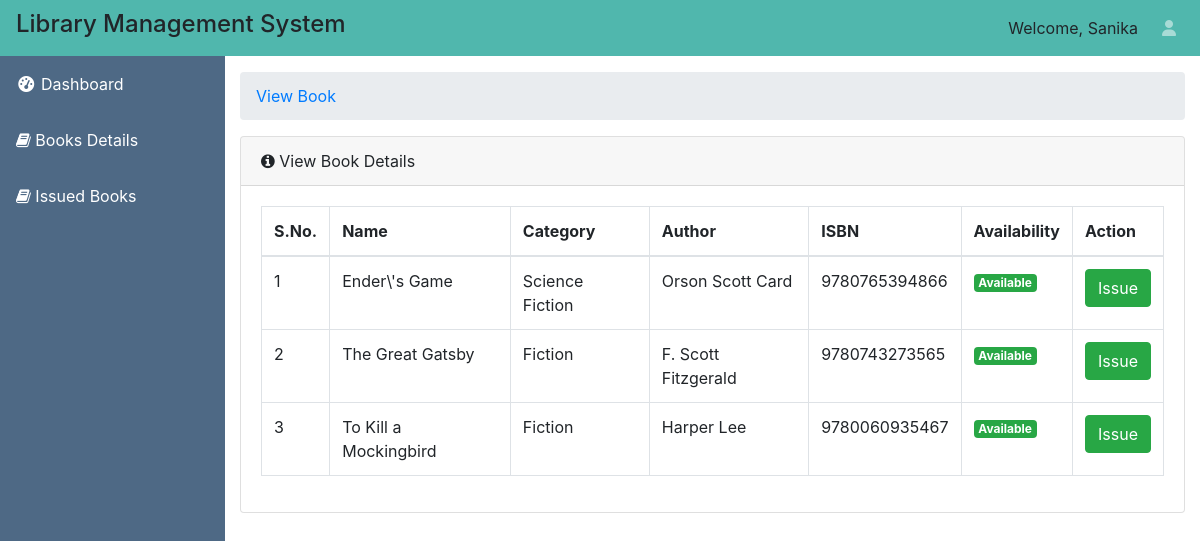
Page /library_management/book.php (signed in) on the committed database.
### tables this page shows
CREATE TABLE `book` (
  `id` int(11) NOT NULL,
  `book_name` varchar(250) NOT NULL,
  `isbnno` varchar(250) NOT NULL,
  `author` varchar(250) NOT NULL,
  `publisher` varchar(250) NOT NULL,
  `price` varchar(250) NOT NULL,
  `quantity` varchar(250) NOT NULL,
  `place` varchar(250) NOT NULL,
  `category` varchar(250) NOT NULL,
  `availability` tinyint(4) NOT NULL COMMENT '1=available, 0=not available',
  `created_at` timestamp NOT NULL DEFAULT current_timestamp() ON UPDATE current_timestamp()
);

### library_management/book.php (the view, shortened to what this page needs)
<?php
include ('connection.php');
$ids = $_SESSION['id'];
?>
<?php include('include/header.php'); ?>
  <div id="wrapper">
    <?php include('include/side-bar.php'); ?>
    <div id="content-wrapper">
      <div class="container-fluid">
        <ol class="breadcrumb">
          <li class="breadcrumb-item">
            <a href="#">View Book</a>
          </li>
        </ol>
  <div class="card mb-3">
          <div class="card-header">
            <i class="fa fa-info-circle"></i>
            View Book Details</div>
            <div class="card-body">
            <div class="table-responsive">
              <table class="table table-bordered" id="dataTable" width="100%" cellspacing="0">
                <thead>
                                            <tr>
                                                <th>S.No.</th>
                                                <th>Name</th>
                                                <th>Category</th>
                                                <th>Author</th>
                                                <th>ISBN</th>
                                                <th>Availability</th>
                                                <th>Action</th>
                                            </tr>
                                        </thead>
                                        <tbody>
										<?php
										$select_query = mysqli_query($conn, "select * from book where availability=1");
										$sn = 1;
										while($row = mysqli_fetch_array($select_query))
										{
										    ?>
                                            <tr>
                                                <td><?php echo $sn; ?></td>
                                                <td><?php echo $row['book_name']; ?></td>
                                                <td><?php echo $row['category']; ?></td>
                                                <td><?php echo $row['author']; ?></td>
                                                <td><?php echo $row['isbnno']; ?></td>
                                                <?php if($row['availability']==1){
                                                  ?><td><span class="badge badge-success">Available</span></td>
                                        <?php } else { ?><td><span class="badge badge-danger">Not Available</span></td>
                                           <?php }
                                          $id = $row['id'];
                                          $fetch_issue_details = mysqli_query($conn, "select status from issue where user_id='$ids' and book_id='$id'");
                                        $res = mysqli_fetch_row($fetch_issue_details);
                                           if($res==1){
                                                ?>
                                          <td><span class="badge badge-success">Issued</span>
                                           </td>
                                                <?php
                                               } else if($res==2){
                                                ?>
                                          <td><span class="badge badge-danger">Rejected</span>
                                           </td>
                                         <?php }
                                         else if($res==3){
                                                ?>
                                          <td><span class="badge badge-primary">Request Sent</span>
                                           </td>
                                         <?php }
                                               else { ?>
                                                <td><a href="book-issue.php?id=<?php echo $row['id']; ?>"><button class="btn btn-success">Issue</button></a>
                                               </td>
                                               <?php } ?>
                                            </tr>
										<?php $sn++; } ?>
                                        </tbody>
                                    </table>
                                </div>
                            </div>
                        </div>
                    </div>
                </div>
<?php include('include/footer.php'); ?>

### rows in the picture
book: book_name "Ender\\'s Game", category "Science Fiction", author "Orson Scott Card", isbnno "9780765394866", availability "Available"
book: book_name "The Great Gatsby", category "Fiction", author "F. Scott Fitzgerald", isbnno "9780743273565", availability "Available"
book: book_name "To Kill a Mockingbird", category "Fiction", author "Harper Lee", isbnno "9780060935467", availability "Available"

### other values in the picture
$name "Sanika"
